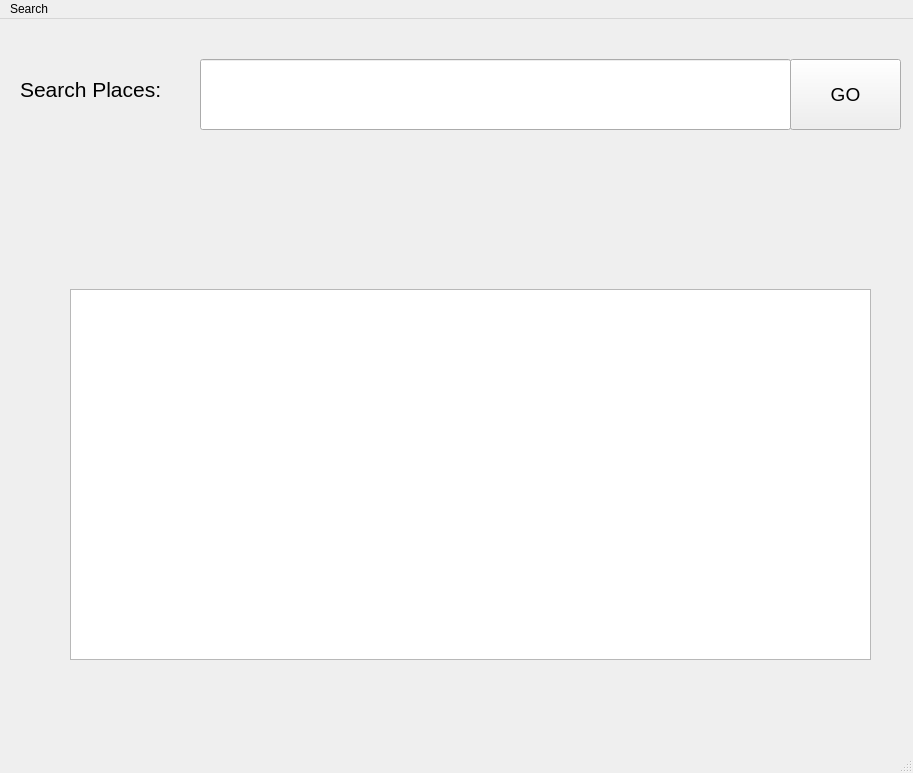
<?xml version="1.0" encoding="UTF-8"?>
<ui version="4.0">
 <class>MainWindow</class>
 <widget class="QMainWindow" name="MainWindow">
  <property name="geometry">
   <rect>
    <x>0</x>
    <y>0</y>
    <width>913</width>
    <height>773</height>
   </rect>
  </property>
  <property name="windowTitle">
   <string>MainWindow</string>
  </property>
  <widget class="QWidget" name="centralwidget">
   <widget class="QLineEdit" name="lineEdit">
    <property name="geometry">
     <rect>
      <x>200</x>
      <y>40</y>
      <width>591</width>
      <height>71</height>
     </rect>
    </property>
    <property name="font">
     <font>
      <pointsize>14</pointsize>
     </font>
    </property>
   </widget>
   <widget class="QPushButton" name="pushButton">
    <property name="geometry">
     <rect>
      <x>790</x>
      <y>40</y>
      <width>111</width>
      <height>71</height>
     </rect>
    </property>
    <property name="font">
     <font>
      <pointsize>14</pointsize>
     </font>
    </property>
    <property name="text">
     <string>GO</string>
    </property>
   </widget>
   <widget class="QLabel" name="label">
    <property name="geometry">
     <rect>
      <x>20</x>
      <y>40</y>
      <width>181</width>
      <height>61</height>
     </rect>
    </property>
    <property name="font">
     <font>
      <pointsize>16</pointsize>
     </font>
    </property>
    <property name="text">
     <string>Search Places:</string>
    </property>
   </widget>
   <widget class="QTextEdit" name="result_text">
    <property name="geometry">
     <rect>
      <x>70</x>
      <y>270</y>
      <width>801</width>
      <height>371</height>
     </rect>
    </property>
    <property name="font">
     <font>
      <pointsize>14</pointsize>
     </font>
    </property>
   </widget>
   <widget class="QLabel" name="label_2">
    <property name="geometry">
     <rect>
      <x>10</x>
      <y>10</y>
      <width>891</width>
      <height>721</height>
     </rect>
    </property>
    <property name="palette">
     <palette>
      <active>
       <colorrole role="Base">
        <brush brushstyle="SolidPattern">
         <color alpha="255">
          <red>255</red>
          <green>255</green>
          <blue>255</blue>
         </color>
        </brush>
       </colorrole>
       <colorrole role="Window">
        <brush brushstyle="SolidPattern">
         <color alpha="255">
          <red>98</red>
          <green>98</green>
          <blue>98</blue>
         </color>
        </brush>
       </colorrole>
      </active>
      <inactive>
       <colorrole role="Base">
        <brush brushstyle="SolidPattern">
         <color alpha="255">
          <red>255</red>
          <green>255</green>
          <blue>255</blue>
         </color>
        </brush>
       </colorrole>
       <colorrole role="Window">
        <brush brushstyle="SolidPattern">
         <color alpha="255">
          <red>98</red>
          <green>98</green>
          <blue>98</blue>
         </color>
        </brush>
       </colorrole>
      </inactive>
      <disabled>
       <colorrole role="Base">
        <brush brushstyle="SolidPattern">
         <color alpha="255">
          <red>98</red>
          <green>98</green>
          <blue>98</blue>
         </color>
        </brush>
       </colorrole>
       <colorrole role="Window">
        <brush brushstyle="SolidPattern">
         <color alpha="255">
          <red>98</red>
          <green>98</green>
          <blue>98</blue>
         </color>
        </brush>
       </colorrole>
      </disabled>
     </palette>
    </property>
    <property name="text">
     <string/>
    </property>
   </widget>
   <zorder>label_2</zorder>
   <zorder>lineEdit</zorder>
   <zorder>pushButton</zorder>
   <zorder>label</zorder>
   <zorder>result_text</zorder>
  </widget>
  <widget class="QMenuBar" name="menubar">
   <property name="geometry">
    <rect>
     <x>0</x>
     <y>0</y>
     <width>913</width>
     <height>26</height>
    </rect>
   </property>
   <widget class="QMenu" name="menuSearch">
    <property name="title">
     <string>Search</string>
    </property>
   </widget>
   <addaction name="menuSearch"/>
  </widget>
  <widget class="QStatusBar" name="statusbar"/>
 </widget>
 <resources>
  <include location="Assets/Assets.qrc"/>
 </resources>
 <connections/>
</ui>
